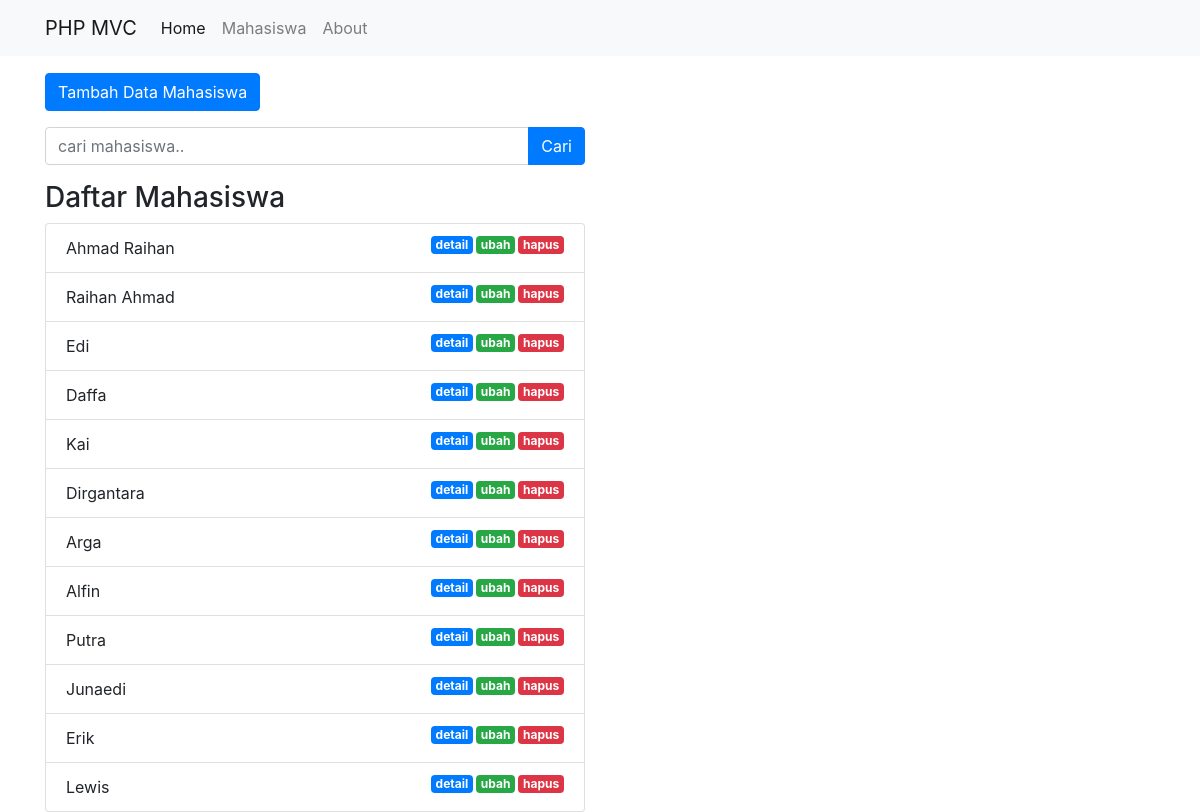
Screenshot of /public/mahasiswa with the database file from the repository.
### tables this page shows
CREATE TABLE `mahasiswa` (
  `id` int NOT NULL,
  `npm` char(9) NOT NULL,
  `nama` varchar(255) NOT NULL,
  `email` varchar(255) NOT NULL,
  `jurusan` varchar(255) NOT NULL,
  `gambar` varchar(255) NOT NULL
);

### app/core/Controller.php (called while the page is built, shortened)
<?php
class Controller {
    public function view($view, $data = [])
    {
        require_once '../app/views/' . $view . '.php';
    }
    public function model($model)
    {
        return new $model;
    }
}

### app/controllers/Mahasiswa.php (called while the page is built, shortened)
<?php
class Mahasiswa extends Controller {
    public function index()
    {
        $data['judul'] = 'Daftar Mahasiswa';
        $data['mhs'] = $this->model('Mahasiswa_model')->getAllMahasiswa();
        $this->view('templates/header', $data);
        $this->view('mahasiswa/index', $data);
        $this->view('templates/footer');
    }
}

### app/core/App.php (called while the page is built, shortened)
<?php
class App {
    protected $method = 'index';
    protected $params = [];
    public function __construct()
    {
        $this->controller = new $this->controller;
        call_user_func_array([$this->controller, $this->method], $this->params);
    }
}

### public/index.php (called while the page is built, shortened)
<?php
$app = new App;

### app/core/Database.php (called while the page is built, shortened)
<?php
class Database {
    private $host = DB_HOST;
    private $user = DB_USER;
    private $pass = DB_PASS;
    private $db_name = DB_NAME;
    private $dbh;
    private $stmt;
    public function __construct()
    {
        $dsn = 'mysql:host=' . $this->host . ';dbname=' . $this->db_name;
        $option = [
            PDO::ATTR_PERSISTENT => true,
            PDO::ATTR_ERRMODE => PDO::ERRMODE_EXCEPTION
        ];
        try {
            $this->dbh = new PDO($dsn, $this->user, $this->pass, $option);
        } catch(PDOException $e) {
            die($e->getMessage());
        }
    }
    public function query($query)
    {
        $this->stmt = $this->dbh->prepare($query);
    }
    public function execute()
    {
        $this->stmt->execute();
    }
    public function resultSet()
    {
        $this->execute();
        return $this->stmt->fetchAll(PDO::FETCH_ASSOC);
    }
}

### app/models/Mahasiswa_model.php (called while the page is built, shortened)
<?php
class Mahasiswa_model {
    private $table = 'mahasiswa';
    private $db;
    public function __construct()
    {
        $this->db = new Database;
    }
    public function getAllMahasiswa()
    {
        $this->db->query('SELECT * FROM ' . $this->table);
        return $this->db->resultSet();
    }
}

### app/views/mahasiswa/index.php (the view, shortened to what this page needs)
<div class="container mt-3">
    <div class="row">
      <div class="col-lg-6">
      </div>
    </div>
    <div class="row mb-3">
      <div class="col-lg-6">
        <button type="button" class="btn btn-primary tombolTambahData" data-toggle="modal" data-target="#formModal">
          Tambah Data Mahasiswa
        </button>
      </div>
    </div>
    <div class="row mb-3">
      <div class="col-lg-6">
        <form action="<?= BASEURL; ?>/mahasiswa/cari" method="post">
          <div class="input-group">
            <input type="text" class="form-control" placeholder="cari mahasiswa.." name="keyword" id="keyword" autocomplete="off">
            <div class="input-group-append">
              <button class="btn btn-primary" type="submit" id="tombolCari">Cari</button>
            </div>
          </div>
        </form>
      </div>
    </div>
    <div class="row">
        <div class="col-lg-6">
          <h3>Daftar Mahasiswa</h3>
          <ul class="list-group">
            <?php foreach( $data['mhs'] as $mhs ) : ?>
              <li class="list-group-item">
                  <?= $mhs['nama']; ?>
                  <a href="<?= BASEURL; ?>/mahasiswa/hapus/<?= $mhs['id']; ?>" class="badge badge-danger float-right" onclick="return confirm('yakin?');">hapus</a>
                  <a href="<?= BASEURL; ?>/mahasiswa/ubah/<?= $mhs['id']; ?>" class="badge badge-success float-right tampilModalUbah" data-toggle="modal" data-target="#formModal" data-id="<?= $mhs['id']; ?>">ubah</a>
                  <a href="<?= BASEURL; ?>/mahasiswa/detail/<?= $mhs['id']; ?>" class="badge badge-primary float-right">detail</a>
              </li>
            <?php endforeach; ?>
          </ul>
        </div>
    </div>
</div>

### app/views/templates/header.php (shortened to what this page needs)
<!DOCTYPE html>
<html lang="en">
<head>
    <link rel="stylesheet" href="<?= BASEURL; ?>/css/bootstrap.css">
    <link rel="stylesheet" href="<?= BASEURL; ?>/css/style.css">
</head>
<body>
<nav class="navbar navbar-expand-lg navbar-light bg-light">
  <div class="container">
      <a class="navbar-brand" href="<?= BASEURL; ?>">PHP MVC</a>
      <div class="collapse navbar-collapse" id="navbarNavAltMarkup">
        <div class="navbar-nav">
          <a class="nav-item nav-link active" href="<?= BASEURL; ?>">Home <span class="sr-only">(current)</span></a>
          <a class="nav-item nav-link" href="<?= BASEURL; ?>/mahasiswa">Mahasiswa</a>
          <a class="nav-item nav-link" href="<?= BASEURL; ?>/about">About</a>
        </div>
      </div>
  </div>
</nav>

### app/views/templates/footer.php (shortened to what this page needs)
</body>
</html>

### public/css/style.css (style rules this page uses)
.badge { margin-left: 3px; }

### rows the page displays
mahasiswa: nama "Ahmad Raihan"
mahasiswa: nama "Raihan Ahmad"
mahasiswa: nama "Edi"
mahasiswa: nama "Daffa"
mahasiswa: nama "Kai"
mahasiswa: nama "Dirgantara"
mahasiswa: nama "Arga"
mahasiswa: nama "Alfin"
mahasiswa: nama "Putra"
mahasiswa: nama "Junaedi"
mahasiswa: nama "Erik"
mahasiswa: nama "Lewis"
